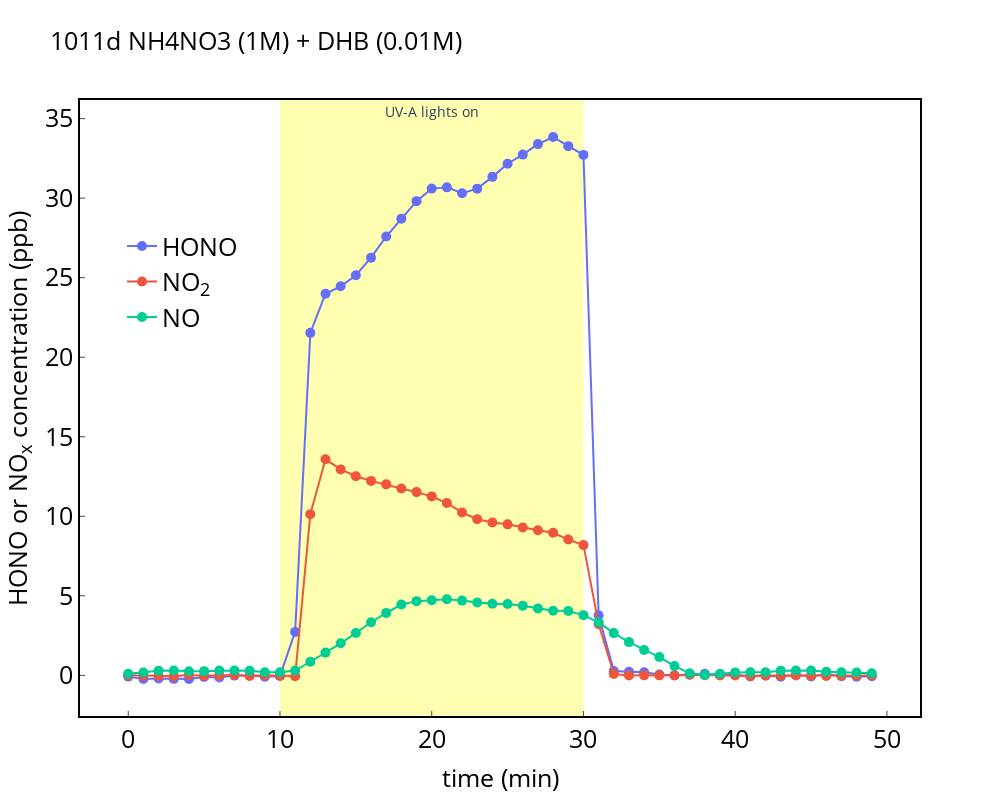

Write notebook code for a chart like this one.
### Code cell
# nox_path='data/T200_NOx_/2023-10-05_09.11.18_PC14751_T200_NOx.dat'
# nox_path='data/T200_NOx_/2023-10-05_09.11.18_PC14751_T200_NOx.dat'
nox_path='data/T200_NOx_/2023-10-11_09.18.25_PC14751_T200_NOx.dat'
no2_path='data/NO2_ICAD/2023_10_11_Channel1_Data.dat'
hono_path='data/HONO_ICAD/2023_10_11_Channel1_Data.dat'
# rh_path='data/Humidity_Sensors_/2023-10-05_09.11.20_PC14751_Humidity_Sensors.dat'
rh_path='data/Humidity_Sensors_/2023-10-11_09.18.24_PC14751_Humidity_Sensors.dat'

hono=pd.read_csv(hono_path,sep = '\t', engine='python') #HONO from ICAD
no2=pd.read_csv(no2_path,sep = '\t', engine='python') #NO2 from ICAD
nox=pd.read_csv(nox_path,sep = '\t', header=1, engine='python') #no of nox analyzer
rh=pd.read_csv(rh_path,sep = '\t', header=1, encoding= 'unicode_escape', engine='python') #RH data

#ICAD
hono['Start Date/Time (UTC)']=pd.to_datetime(hono['Start Date/Time (UTC)'])
no2['Start Date/Time (UTC)']=pd.to_datetime(no2['Start Date/Time (UTC)'])

#NOx analyzer
nox['datetime']=nox['Date']+ nox['Time']
nox['time']= pd.to_datetime(nox['datetime'], format='%d.%m.%Y%H:%M:%S') 


#RH sensor
rh['datetime']=rh['Date']+ rh['Time']
rh['time']= pd.to_datetime(rh['datetime'], format='%d.%m.%Y%H:%M:%S') 

hono['Time_correct']=hono['Start Date/Time (UTC)']+timedelta(hours=2, minutes=1)
hono['Time_correct']= pd.to_datetime(hono['Time_correct'], format='%d.%m.%Y%H:%M:%S') 

no2['Time_correct']=no2['Start Date/Time (UTC)']+timedelta(hours=2, minutes=1)
no2['Time_correct']= pd.to_datetime(no2['Time_correct'], format='%d.%m.%Y%H:%M:%S') 


df_hono_icad=pd.DataFrame()
df_no2_icad=pd.DataFrame()
df_rh=pd.DataFrame()
df_nox_t200=pd.DataFrame()

df_hono_icad['time']=hono['Time_correct']
df_no2_icad['time']=no2['Time_correct']
df_nox_t200['time']=nox['time']
df_rh['time']=rh['time']
df_rh['dew_point']=rh['DP7[°C]']
df_hono_icad['hono']=hono['HONO (ppb)']
df_no2_icad['no2']=no2['NO2 (ppb)']
df_nox_t200['no']=nox['NO']
df_nox_t200['NO2']=nox['NO2']

average_interval='60s'
df_hono_icad=df_hono_icad.resample(average_interval,on='time').mean()
df_hono_icad['date_time']=df_hono_icad.index

df_no2_icad=df_no2_icad.resample(average_interval,on='time').mean()
df_no2_icad['date_time']=df_no2_icad.index
df_no2_icad['date_time']= pd.to_datetime(df_no2_icad['date_time']) 

df_rh=df_rh.resample(average_interval,on='time').mean()
df_rh['date_time']=df_rh.index
df_rh['rh']=dp_to_rh (df_rh.dew_point,18)
df_nox_t200=df_nox_t200.resample(average_interval,on='time').mean()
df_nox_t200['date_time']=df_nox_t200.index

df=pd.merge(pd.merge(pd.merge(df_hono_icad,df_no2_icad,on='date_time'),df_nox_t200,on='date_time'),df_rh,on='date_time')
# df=pd.merge(pd.merge(df_hono_icad,df_no2_icad,on='date_time'),df_nox_t200,on='date_time')
# df=pd.merge(df_hono_icad,df_no2_icad,on='date_time')

# correct HONO background
print(df[df['date_time'] == '2023-10-05 8:30:00'])

# df.hono=df.hono-df.hono[46:76].mean()

name='1011d'
time_start=218-10
df=df[time_start:time_start+30+20]
# df=df[time_start:time_start+39]

x_minutes=(df['date_time'] - df['date_time'][time_start]).dt.total_seconds().div(60).astype(int)
df['x_minutes']=x_minutes

x= df.x_minutes
# x= df.date_time

fig_1= go.Figure()
fig_1.add_trace(go.Scatter(x=x,y=df.hono,yaxis = "y1",mode='markers+lines',marker_size=10,line_width=2,name="HONO"))
fig_1.add_trace(go.Scatter(x= x,y=df.no2,yaxis = "y1",mode='markers+lines',marker_size=10,line_width=2,name="NO<sub>2</sub>"))
fig_1.add_trace(go.Scatter(x= x,y=df.no,yaxis = "y1",mode='markers+lines',marker_size=10,line_width=2,name="NO"))

# fig_1.add_trace(go.Scatter(x= x,y=df.rh,yaxis = "y2",mode='markers+lines',marker_size=10,line_width=2,name="RH"))
# fig_1.add_trace(go.Scatter(x= df.date_time,y=df.no+df.no2+df.hono,yaxis = "y1",mode='markers+lines',marker_size=10,line_width=2,name="no"))
fig_1.update_layout(title=name+' NH4NO3 (1M) + DHB (0.01M)',titlefont=dict(color="black",size=25))
# fig_1.update_layout( bargap=0)
fig_1.update_layout(
  plot_bgcolor = 'white',paper_bgcolor = 'white',autosize=False,width=1000, height=800,
    xaxis=dict( title="time (min)",titlefont=dict(color="black",size=25),showline=True, mirror= True,tickfont=dict(color='black',size=25 ),linecolor="black", linewidth=2,ticks='inside'),
    yaxis=dict( title='HONO or NO<sub>x</sub> concentration (ppb)', zeroline=False,
              #  range=[-2,68],
               titlefont=dict(color="black",size=25),mirror= True,tickfont=dict(color='black',size=25 ),linecolor="black", linewidth=2,ticks='inside'),
    yaxis2=dict(title='',titlefont=dict(color="black",size=25),range=[-2,68],tickfont=dict(color="black" ,size=25),ticks='inside',anchor="free",overlaying="y", side="right", position=1, linecolor="black", linewidth=2,showticklabels = True) )
fig_1.update_layout(legend=dict(yanchor="top",y=0.8 ,xanchor="left",x=0.05,  font=dict( size=25,color="black")))
fig_1.update_layout(xaxis=dict(showgrid=False),
              yaxis=dict(showgrid=False)
)

fig_1.add_vrect(x0=10, x1=30,annotation_text="UV-A lights on", annotation_position="top",annotation_font_size=14,fillcolor="yellow", opacity=0.3,layer="below", line_width=0)

config = {'displayModeBar': True}
fig_1.show(config=config)
fig_1.write_html(name+'.html')
fig_1.write_image(name+'.png')

### Figure 1 — Plotly figure (JSON) as saved in the notebook; plotly's stock layout.template omitted (floating-point values rounded to 4 significant figures)
{"data": [{"line": {"width": 2}, "marker": {"size": 10}, "mode": "markers+lines", "name": "HONO", "type": "scatter", "x": [0, 1, 2, 3, 4, 5, 6, 7, 8, 9, 10, 11, 12, 13, 14, 15, 16, 17, 18, 19, 20, 21, 22, 23, 24, 25, 26, 27, 28, 29, 30, 31, 32, 33, 34, 35, 36, 37, 38, 39, 40, 41, 42, 43, 44, 45, 46, 47, 48, 49], "y": [-0.08017, -0.2264, -0.202, -0.2217, -0.223, -0.1043, -0.131, -0.01617, -0.01333, -0.0865, -0.036, 2.732, 21.53, 23.99, 24.46, 25.15, 26.26, 27.59, 28.71, 29.81, 30.6, 30.68, 30.31, 30.6, 31.34, 32.17, 32.74, 33.4, 33.84, 33.27, 32.72, 3.774, 0.272, 0.2283, 0.1903, 0.0505, -0.0006667, 0.0605, 0.1046, 0.003167, 0.05117, -0.07583, -0.012, -0.086, 0.03367, -0.07633, 0.07983, -0.05933, -0.09017, -0.05617], "yaxis": "y"}, {"line": {"width": 2}, "marker": {"size": 10}, "mode": "markers+lines", "name": "NO<sub>2</sub>", "type": "scatter", "x": [0, 1, 2, 3, 4, 5, 6, 7, 8, 9, 10, 11, 12, 13, 14, 15, 16, 17, 18, 19, 20, 21, 22, 23, 24, 25, 26, 27, 28, 29, 30, 31, 32, 33, 34, 35, 36, 37, 38, 39, 40, 41, 42, 43, 44, 45, 46, 47, 48, 49], "y": [0.002433, -0.03257, -0.03115, -0.05117, 0.02214, -0.02878, -0.01185, 0.02863, -0.04175, 0.01, -0.01998, -0.05562, 10.13, 13.58, 12.95, 12.51, 12.22, 12.01, 11.74, 11.52, 11.25, 10.83, 10.24, 9.813, 9.614, 9.492, 9.298, 9.121, 8.964, 8.537, 8.187, 3.214, 0.08325, -0.004117, 0.00045, -0.001633, -0.01455, 0.03386, 0.0115, -0.0146, -0.01062, -0.03685, -0.01727, -0.02598, -0.0131, -0.01753, -0.0392, -0.01657, -0.02094, -0.001367], "yaxis": "y"}, {"line": {"width": 2}, "marker": {"size": 10}, "mode": "markers+lines", "name": "NO", "type": "scatter", "x": [0, 1, 2, 3, 4, 5, 6, 7, 8, 9, 10, 11, 12, 13, 14, 15, 16, 17, 18, 19, 20, 21, 22, 23, 24, 25, 26, 27, 28, 29, 30, 31, 32, 33, 34, 35, 36, 37, 38, 39, 40, 41, 42, 43, 44, 45, 46, 47, 48, 49], "y": [0.1, 0.18, 0.29, 0.3, 0.255, 0.265, 0.3, 0.3, 0.29, 0.2, 0.2, 0.305, 0.855, 1.43, 2.015, 2.665, 3.34, 3.925, 4.45, 4.665, 4.725, 4.78, 4.7, 4.575, 4.5, 4.485, 4.375, 4.21, 4.065, 4.05, 3.784, 3.33, 2.655, 2.09, 1.595, 1.15, 0.59, 0.13, 0.02, 0.1, 0.185, 0.2, 0.2, 0.295, 0.3, 0.3, 0.23, 0.2, 0.175, 0.1316], "yaxis": "y"}], "layout": {"annotations": [{"font": {"size": 14}, "showarrow": false, "text": "UV-A lights on", "x": 20, "xanchor": "center", "xref": "x", "y": 1, "yanchor": "top", "yref": "y domain"}], "autosize": false, "height": 800, "legend": {"font": {"color": "black", "size": 25}, "x": 0.05, "xanchor": "left", "y": 0.8, "yanchor": "top"}, "paper_bgcolor": "white", "plot_bgcolor": "white", "shapes": [{"fillcolor": "yellow", "layer": "below", "line": {"width": 0}, "opacity": 0.3, "type": "rect", "x0": 10, "x1": 30, "xref": "x", "y0": 0, "y1": 1, "yref": "y domain"}], "title": {"font": {"color": "black", "size": 25}, "text": "1011d NH4NO3 (1M) + DHB (0.01M)"}, "width": 1000, "xaxis": {"linecolor": "black", "linewidth": 2, "mirror": true, "showgrid": false, "showline": true, "tickfont": {"color": "black", "size": 25}, "ticks": "inside", "title": {"font": {"color": "black", "size": 25}, "text": "time (min)"}}, "yaxis": {"linecolor": "black", "linewidth": 2, "mirror": true, "showgrid": false, "tickfont": {"color": "black", "size": 25}, "ticks": "inside", "title": {"font": {"color": "black", "size": 25}, "text": "HONO or NO<sub>x</sub> concentration (ppb)"}, "zeroline": false}, "yaxis2": {"anchor": "free", "linecolor": "black", "linewidth": 2, "overlaying": "y", "position": 1, "range": [-2, 68], "showticklabels": true, "side": "right", "tickfont": {"color": "black", "size": 25}, "ticks": "inside", "title": {"font": {"color": "black", "size": 25}, "text": ""}}}}
